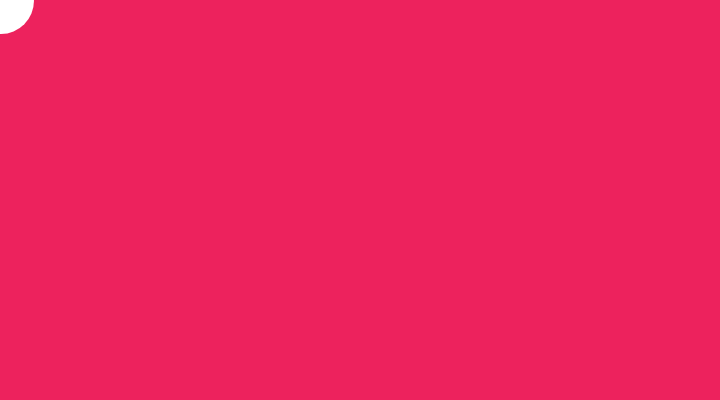
Frame 1 (no input)
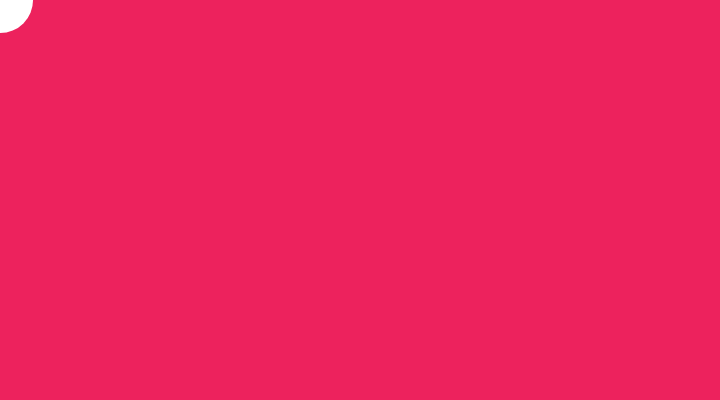
Frame 60 (no input)
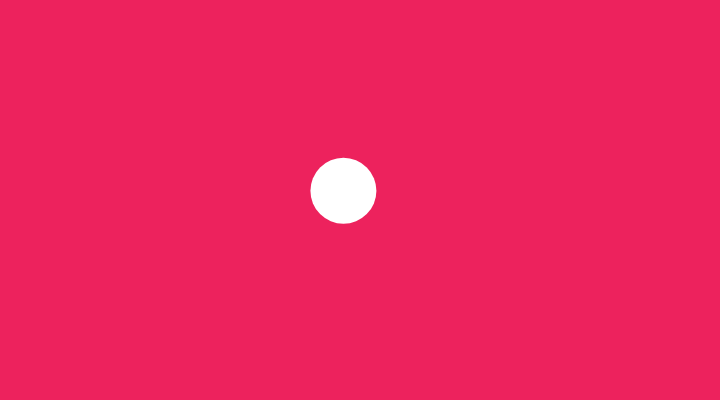
Frame 120 (the mouse pressed at the canvas centre since frame 60)

The p5.js sketch that drew these frames (run headless with seeded random() and noise() and a simulated clock; from frame 60 on, the mouse is pressed at the canvas centre):

// p5.js sketch
// ── sketch.js
let x = 1;
let y = 1;
let easing = 0.05;

function setup() {
  createCanvas(720, 400);
  noStroke();
}

function draw() {
  background(237, 34, 93);
  let targetX = mouseX;
  let dx = targetX - x;
  x += dx * easing;

  let targetY = mouseY;
  let dy = targetY - y;
  y += dy * easing;

  ellipse(x, y, 66, 66);
}
